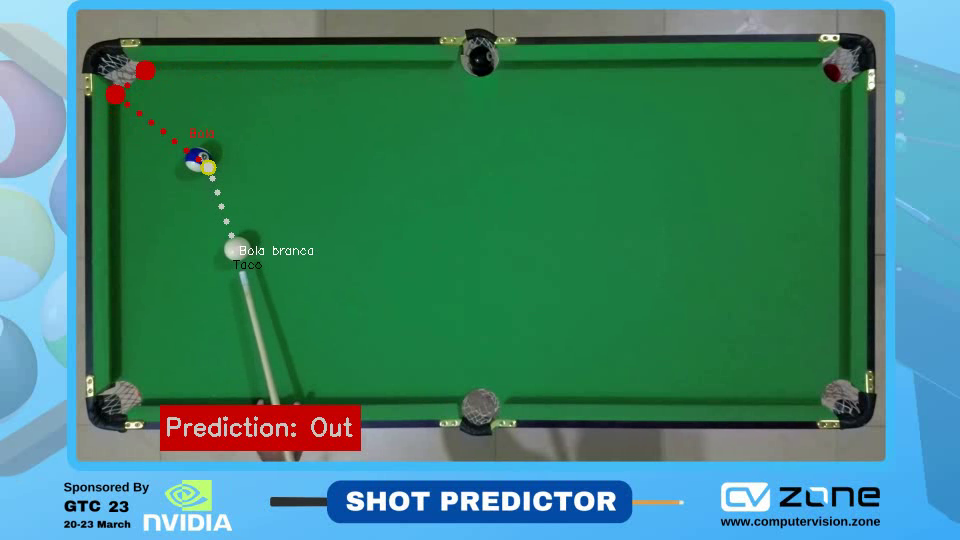
#> input picture frame 10 of resources/shotsProcessed.mp4, 960 x 540 px, given in place of shots.mp4, which was not available
$ python main.py
#> lines starting #> are read from the running program, lines starting #| are printed output that depends on the picture; after the words box and inside, x2 and y2 are one past the last pixel; in counts of white or black regions, pixels touching at a corner belong together; pictures that were not available may be replaced by others from this repository, and a replacement may not be noted
import cv2
import math
import numpy as np

# General funcions
# [11 lines left out: function getCosSin, not called in this run]

def colorFilter(img, lower, upper):
    imgHSV = cv2.cvtColor(img,cv2.COLOR_BGR2HSV)
    mask = cv2.inRange(imgHSV,lower,upper)
    imgFiltered = cv2.bitwise_and(img,img,mask=mask)
    return imgFiltered

def imgProcessing(img):
    imgGray = cv2.cvtColor(img, cv2.COLOR_BGR2GRAY)
    imgBlur = cv2.GaussianBlur(imgGray, (7,7), 2)
    imgCanny = cv2.Canny(imgBlur, 50, 50)
    return imgCanny

# Function to get the position of the holes
def findHoles():
    holes = [
        [15, 40, 65, 85],
        [372, 35, 412, 75],
        [725, 39, 795, 78],
        [25, 372, 74, 408],
        [377, 376, 420, 413],
        [725, 368, 795, 410]
    ]
    return holes

# Function to find the position of the cue
def findTaco(img):
    # Processing
    croppedImg = img[90:, :]
    lower = np.array([77,44,159])
    upper = np.array([100,89,213])
    kernel = np.ones((5,5),np.uint8)
    imgFiltered = colorFilter(croppedImg, lower, upper)
    imgProcessed = imgProcessing(imgFiltered)
    dial = cv2.dilate(imgProcessed, kernel, iterations=1)
    thres = cv2.erode(dial, kernel, iterations=1)
    # Find contours
    contours, hierarchy = cv2.findContours(thres, cv2.RETR_EXTERNAL, cv2.CHAIN_APPROX_NONE)
    maxArea = -1
    taco = []
    for i in contours:
        area = cv2.contourArea(i)
        if area > 20 and area < 150:
            cv2.drawContours(imgFiltered, i, -1, (172, 0, 196), 2)
            peri = cv2.arcLength(i, True)
            approx = cv2.approxPolyDP(i, 0.02*peri, True)
            objCor = len(approx)
            x, y, w, h = cv2.boundingRect(approx)
            cv2.putText(imgFiltered, f"{w}, {h}" ,(x+w//2, y+h//2-10),cv2.FONT_HERSHEY_COMPLEX, 0.7, (255,255,255), 1)
            cv2.putText(imgFiltered, f"{area}" ,(x+w//2, y+h//2+15),cv2.FONT_HERSHEY_COMPLEX, 0.7, (255,255,255), 1)
            if objCor > 2:
                # Find the cue
                if w < 18 and w > 5 and h < 18 and h > 5:
                    if area > maxArea:
                        maxArea = area
                        taco = [x, y+90, w, h]
    if taco:
        cv2.rectangle(imgFiltered, (taco[0], taco[1]-90), (taco[0]+taco[2], taco[1]-90+taco[3]), (255,255,255), 2)
        cv2.putText(imgCropped, "Taco", (taco[0]+(taco[2]//2)-10, taco[1]+(taco[3]//2)-10), cv2.FONT_HERSHEY_SIMPLEX, 0.4,  (0,0,0), 1)
        return taco
    #return imgFiltered

# Function to find the position of the cue ball
def findCueBall(img):
    # Processing
    croppedImg = img[56:383, 38:757]
    lower = np.array([40,9,107])
    upper = np.array([72,96,210])
    imgFiltered = colorFilter(croppedImg, lower, upper)
    imgProcessed = imgProcessing(imgFiltered)
    # Find the contours
    contours, hierarchy = cv2.findContours(imgProcessed, cv2.RETR_EXTERNAL, cv2.CHAIN_APPROX_NONE)
    for i in contours:
        area = cv2.contourArea(i)
        if area > 400 and area < 500:
            cv2.drawContours(imgFiltered, i, -1, (172, 0, 196), 2)
            peri = cv2.arcLength(i, True)
            approx = cv2.approxPolyDP(i, 0.02*peri, True)
            objCor = len(approx)
            x, y, w, h = cv2.boundingRect(approx)
            # Find the ball
            if objCor >= 8:
                cv2.putText(imgCropped, "Bola branca", (x+(w//2)+40, y+(h//2)+61), cv2.FONT_HERSHEY_SIMPLEX, 0.4,  (255,255,255), 1)
                return [x+38, y+56, w, h]

# Function to find the position of the colored balls
def findColoredBalls(img):
    # Processing
    croppedImg = img[110:375, 38:770]
    kernel = np.ones((5,5),np.uint8)
    # Define HSV filters
    lowerValues = [[13,133,132], [74, 33, 71], [61, 36, 70], [82, 71, 72], [0, 98, 70], [61, 36, 70], [120,53,116], [0, 0, 0]]
    upperValues = [[66,255,255], [123, 255, 255], [79, 232, 255], [125, 255, 255], [17, 255, 255], [79, 232, 255], [179,255,255], [179, 255, 255]]
    filteredImgs = []
    for x in range(8):
        lower = np.array(lowerValues[x])
        upper = np.array(upperValues[x])
        filteredImgs.append(colorFilter(croppedImg, lower, upper))
    for f_img in filteredImgs:
        imgProcessed = imgProcessing(f_img)
        ballCount = 0
        foundBalls = []
        dial = cv2.dilate(imgProcessed, kernel, iterations=1)
        thres = cv2.erode(dial, kernel, iterations=1)
        # Find the countors
        contours, hierarchy = cv2.findContours(thres, cv2.RETR_EXTERNAL, cv2.CHAIN_APPROX_NONE)
        for i in contours:
            area = cv2.contourArea(i)
            if area > 50 and area < 520:
                cv2.drawContours(f_img, i, -1, (172, 0, 196), 1)
                peri = cv2.arcLength(i, True)
                approx = cv2.approxPolyDP(i, 0.02*peri, True)
                objCor = len(approx)
                x, y, w, h = cv2.boundingRect(approx)
                if objCor > 7 and objCor < 14:
                    # Find the colored balls
                    #cv2.putText(f_img, f"{w}", (x, y-15), cv2.FONT_HERSHEY_TRIPLEX, 0.9, (255,255,255), 1)
                    #cv2.putText(f_img, f"{h}", (x+w, y+(h//2)+15), cv2.FONT_HERSHEY_TRIPLEX, 0.9, (255,255,255), 1)
                    if h > 15 and h < 38 and w > 15 and w < 38 and (w-h) > -7 and (w-h) < 7:
                        ballCount += 1
                        foundBalls.append([x, y, w, h])
                        cv2.circle(f_img, (x+w//2,y+h//2), (w//2), (255,255,0), 2)
                        cv2.putText(f_img, "Bola", (x+(w//2)-10, y+(h//2)-10), cv2.FONT_HERSHEY_COMPLEX, 0.8,  (255,255,255), 1)
        cv2.putText(f_img, f"Ball count: {ballCount}", (15, 25), cv2.FONT_HERSHEY_SIMPLEX, 0.9,  (255,255,255), 2)
        if ballCount == 1:
            x, y, w, h, r = foundBalls[0][0], foundBalls[0][1], foundBalls[0][2], foundBalls[0][3], (foundBalls[0][2]//2 + foundBalls[0][3]//2)//2
            if r >= 15:
                r = 14
            cv2.putText(imgCropped, "Bola", (x+(w//2)+28, y+(h//2)+88), cv2.FONT_HERSHEY_SIMPLEX, 0.4,  (0,0,255), 1)
            return [x+38, y+110, w, h, r]
    #coloredBalls = stackImages(0.46, [[filteredImgs[0], filteredImgs[1], filteredImgs[2], filteredImgs[3]], [filteredImgs[4], filteredImgs[5], filteredImgs[6], filteredImgs[7]]])
    #return coloredBalls

# Function to detect the point of the cue that hits the ball
# [212 lines left out: functions getHitPoint, drawResult, lineEquation, dottedLine, detectCollision, bouncePrediction and 2 more, not called in this run]

# Initialize variables
cap = cv2.VideoCapture("resources/shots.mp4")
frameWidth = 960
frameHeight = 540
size = (frameWidth, frameHeight)

result = cv2.VideoWriter('resources/shotsProcessed.mp4', cv2.VideoWriter_fourcc(*'mp4v'), 20, size)

holes = findHoles()
hitPoints = []
averageRadius = []
lastSpot = []
prediction = True
possibleOutcomes = []
frameId = 1

shotIndex = 1

# Start program
while True:
    success, frame = cap.read()
#> frame is the input picture: shape (540, 960, 3); mean B, G, R 111.8, 131.1, 62.3
    imgRaw = cv2.resize(frame, (frameWidth, frameHeight))
    imgCropped = imgRaw[10:460,80:881]
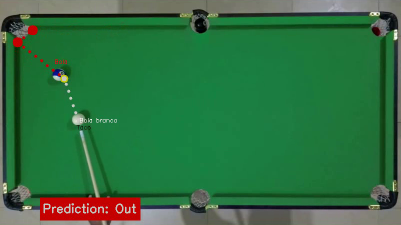
#> imgCropped: shape (450, 801, 3) (shown at 1/2 size); mean B, G, R 64.7, 112.2, 47.2

    # Detect the objects
    taco = findTaco(imgCropped)
#> in colorFilter, `mask = cv2.inRange(imgHSV,lower,upper)`:
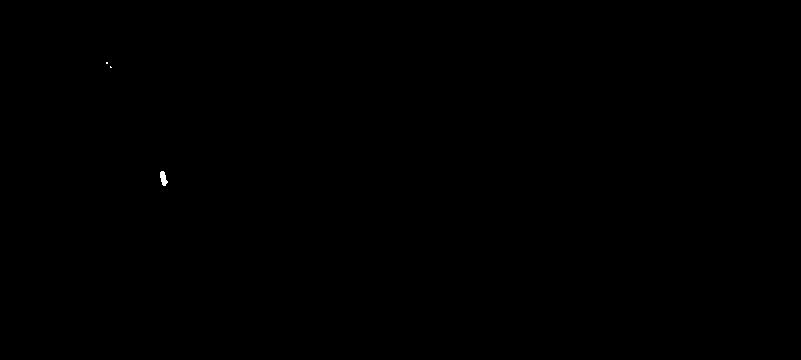
#> mask: shape (360, 801); 0.03% white; 3 white regions (2 under 20 px), largest, box (x1, y1, x2, y2) and area: (160, 171, 168, 186) 77
#> in findTaco, `contours, hierarchy = cv2.findContours(thres, cv2.RETR_EXTERNAL, cv2.C..`: contours = 2 contours; box (x1, y1, x2, y2) and area: (160, 171, 167, 186) 66, (104, 60, 114, 70) 46
#> the loop in findTaco, `for i in contours:` made 2 passes
#> (area, peri, objCor, x, y, w, h, maxArea) on pass 1: (66.5, 35.9, 6, 160, 171, 7, 15, 66.5)
#> after the loop in findTaco, `for i in contours:`:
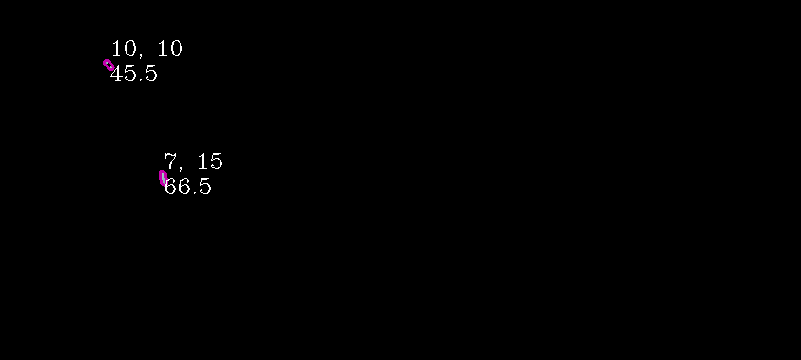
#> imgFiltered: shape (360, 801, 3); mean B, G, R 0.7, 0.6, 0.7
#> after the loop in findTaco, `for i in contours:`: maxArea = 66.5
#> taco = [160, 261, 7, 15]
    cueBall = findCueBall(imgCropped)
#> in findCueBall, `croppedImg = img[56:383, 38:757]`:
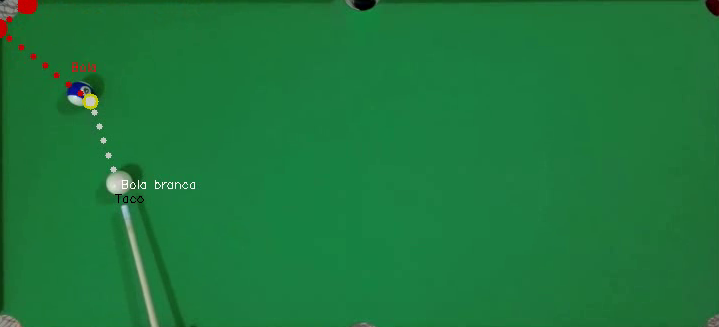
#> croppedImg: shape (327, 719, 3); mean B, G, R 60.3, 120.3, 29
#> in imgProcessing (call 2), `imgCanny = cv2.Canny(imgBlur, 50, 50)`:
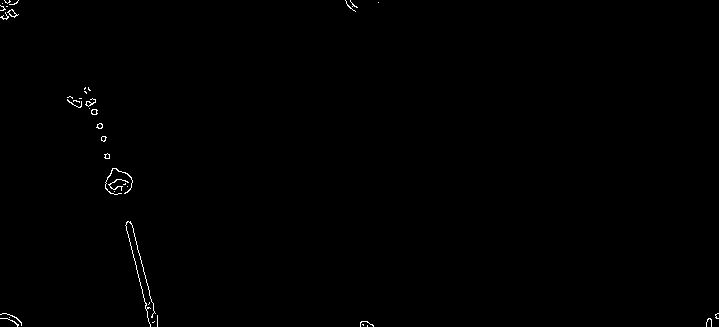
#> imgCanny: shape (327, 719); 0.34% white in thin lines or dots
#> in findCueBall, `contours, hierarchy = cv2.findContours(imgProcessed, cv2.RETR_EXTERNAL..`: contours = 40 contours, 35 with area under 20; largest, box (x1, y1, x2, y2) and area: (7, 9, 19, 18) 38, (91, 109, 98, 115) 26, (85, 98, 96, 107) 23, (105, 168, 133, 195) 22, (96, 123, 103, 129) 22
#> the loop in findCueBall, `for i in contours:` made 40 passes
#> area on passes 17, 20, 21, 25, 32: 22.5, 22.5, 26, 23, 38
    coloredBalls = findColoredBalls(imgCropped)
#> in findColoredBalls, `croppedImg = img[110:375, 38:770]`:
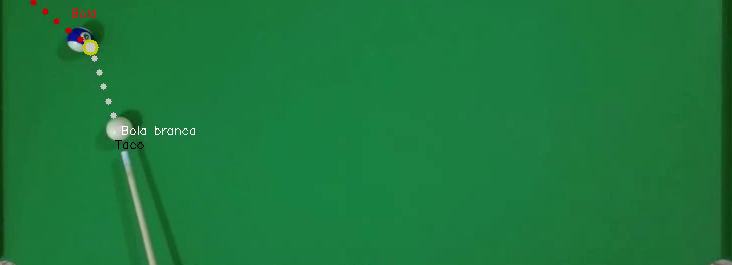
#> croppedImg: shape (265, 732, 3); mean B, G, R 60.9, 120.9, 28.5
#> after the loop in findColoredBalls, `for x in range(8):`: filteredImgs = 8 items
#> the loop in findColoredBalls, `for f_img in filteredImgs:` made 1 pass
#> (x, y, w, h) on pass 1: (81, 38, 19, 18)
#> pass 1, in findColoredBalls, `dial = cv2.dilate(imgProcessed, kernel, iterations=1)`:
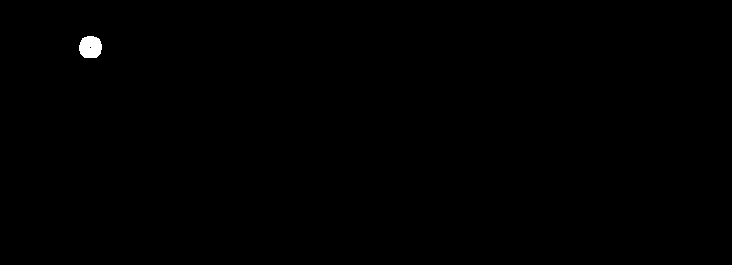
#> dial: shape (265, 732); 0.22% white; 1 white region, box (x1, y1, x2, y2) and area: (79, 36, 102, 58) 421
#> coloredBalls = [119, 148, 19, 18, 9]
    #filterImg = findColoredBalls(imgCropped)

    # Start the calculations
    if taco and cueBall and coloredBalls:
        if not(lastSpot):
            lastSpot.append([cueBall[0]+cueBall[2]//2, cueBall[1]+cueBall[3]//2])
            lastSpot.append([cueBall[0]+cueBall[2]//2, cueBall[1]+cueBall[3]//2])
        else:
            lastSpot.append([cueBall[0]+cueBall[2]//2, cueBall[1]+cueBall[3]//2])

        difference = lambda a, b : math.sqrt(math.pow(a[0]-b[0], 2)+math.pow(a[1]-b[1], 2))
        if difference(lastSpot[-1], lastSpot[-2]) >= 2 or frameId >= 1160:
            prediction = False
            mostLikely = {}
            count = 0
            for outcome in possibleOutcomes:
                 if outcome == None:
                     pass
                 else:
                    if possibleOutcomes.count(outcome) > count:
                        count = possibleOutcomes.count(outcome)
                        mostLikely = outcome

            print("Most likely: ", mostLikely, count)
            drawResult(mostLikely['paths'], mostLikely['color'], mostLikely['prediction'], True, (count/len(possibleOutcomes))*100)

            cv2.putText(imgRaw, f"Bola em movimento", (10,25), cv2.FONT_HERSHEY_PLAIN, 1.3, (0,0,0), 2)

        elif len(lastSpot) > 2:
            if difference(lastSpot[-2], lastSpot[-3]) >= 2 and difference(lastSpot[-1], lastSpot[-2]) < 2:
                prediction = True
                hitPoints = []
                possibleOutcomes = []
                shotIndex += 1

        if prediction:
            print("\nTacada: ", shotIndex)
            hitPoint = getHitPoint(taco, cueBall, averageRadius, hitPoints)
            resultado = shotPrediction(hitPoint, cueBall, coloredBalls, holes)
            possibleOutcomes.append(resultado)
    elif not(prediction):
        drawResult(mostLikely['paths'], mostLikely['color'], mostLikely['prediction'], True, (count/len(possibleOutcomes))*100)

    frameId +=1

    # Write video
    cv2.imshow("Result", imgRaw)
    result.write(imgRaw)
    if cv2.waitKey(75) & 0xFF == ord('q'):
#> (key q is pressed here)
        break

# Save video
result.release()

$ run again, starting later in the video
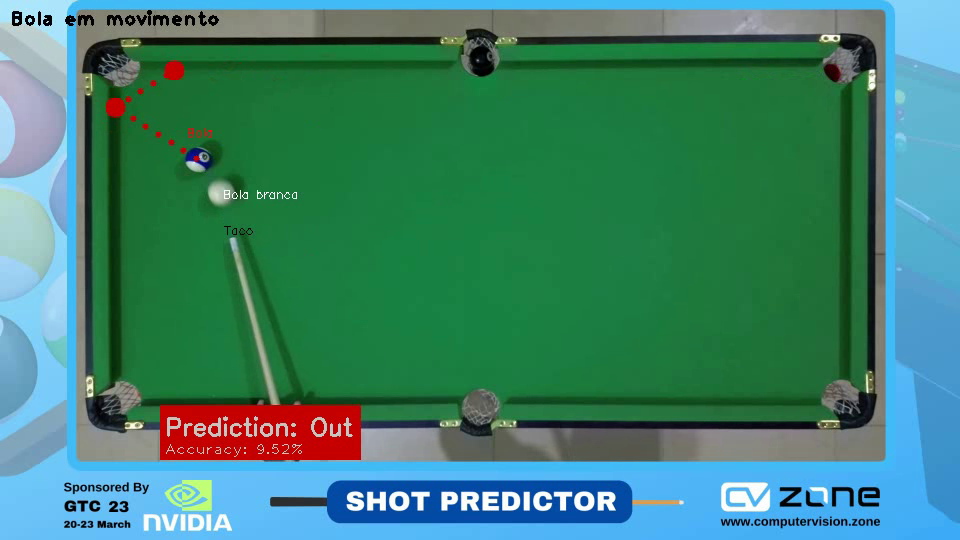
#> input picture frame 47 of resources/shotsProcessed.mp4, 960 x 540 px, given in place of shots.mp4, which was not available
#> frame is the input picture: shape (540, 960, 3); mean B, G, R 111.2, 130.2, 62.1
#> imgHSV: shape (360, 801, 3); mean H, S, V 67.4, 177.4, 119.2
#> mask: shape (360, 801); 0.02% white in thin lines or dots, all inside (x1, y1, x2, y2) = (106, 62, 157, 152)
#> imgCanny: shape (360, 801); 0.02% white in thin lines or dots, all inside (x1, y1, x2, y2) = (104, 60, 158, 153)
#> in findTaco, `contours, hierarchy = cv2.findContours(thres, cv2.RETR_EXTERNAL, cv2.C..`: contours = 2 contours; box (x1, y1, x2, y2) and area: (148, 137, 158, 153) 74, (104, 60, 110, 66) 20
#> the loop in findTaco, `for i in contours:` made 2 passes
#> (area, peri, objCor, x, y, w, h, maxArea) on pass 1: (74, 39.8, 9, 148, 137, 10, 16, 74)
#> after the loop in findTaco, `for i in contours:`: maxArea = 74
#> `taco = findTaco(imgCropped)`: taco = [148, 227, 10, 16]
#> imgHSV: shape (327, 719, 3); mean H, S, V 70.2, 195.4, 120.7
#> mask: shape (327, 719); 0.77% white; 23 white regions (16 under 20 px), largest, box (x1, y1, x2, y2) and area: (115, 182, 159, 327) 1055, (90, 115, 116, 140) 444, (0, 315, 21, 326) 50
#> imgGray: shape (327, 719)
#> imgBlur: shape (327, 719)
#> imgCanny: shape (327, 719); 0.32% white in thin lines or dots
#> in findCueBall, `contours, hierarchy = cv2.findContours(imgProcessed, cv2.RETR_EXTERNAL..`: contours = 22 contours, 19 with area under 20; largest, box (x1, y1, x2, y2) and area: (90, 115, 117, 139) 488, (0, 0, 23, 22) 34, (86, 89, 92, 95) 22
#> the loop in findCueBall, `for i in contours:` made 13 passes
#> (area, peri, objCor, x, y, w, h) on pass 13: (488, 83.94, 8, 90, 115, 27, 24)
#> cueBall = [128, 171, 27, 24]
#> after the loop in findColoredBalls, `for x in range(8):`: filteredImgs = 8 items
#> the loop in findColoredBalls, `for f_img in filteredImgs:` made 2 passes
#> (x, y, w, h) on pass 2: (64, 27, 32, 28)
#> after the loop in findColoredBalls, `for f_img in filteredImgs:`:
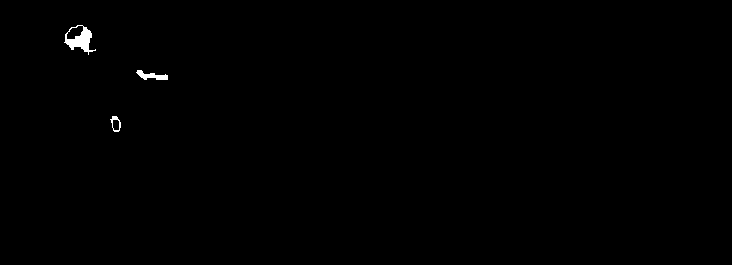
#> thres: shape (265, 732); 0.33% white; 3 white regions, box (x1, y1, x2, y2) and area: (64, 25, 96, 55) 400, (136, 70, 168, 80) 163, (110, 116, 121, 132) 68
#> coloredBalls = [102, 137, 32, 28, 14]
#> cueBallX = 141
#> cueBallY = 183
#> the loop in getHitPoint, `for r in averageRadius:` made 1 pass
#> after the loop in getHitPoint, `for r in averageRadius:`: radius = 6
#> in getHitPoint, `oX = taco[0]+taco[2]//2`: oX = 153
#> in getHitPoint, `oY = taco[1]+taco[3]//2`: oY = 235
#> the loop in getHitPoint, `for ang in range(0, 360):` made 360 passes
#> after the loop in getHitPoint, `for ang in range(0, 360):`: tacoPoints = 360 pairs, first value 147 to 159, second value 229 to 241
#> the loop in getHitPoint, `for t_point in tacoPoints:` made 360 passes
#> after the loop in getHitPoint, `for t_point in tacoPoints:`: minDistance = 47.54
#> the loop in getHitPoint, `for point in hitPoints:` made 1 pass
#> after the loop in getHitPoint, `for point in hitPoints:`: sumX = 153; sumY = 229
#> `hitPoint = getHitPoint(taco, cueBall, averageRadius, hitPoints)`: hitPoint = [153, 229]
#> m1 = 3.83; n1 = -357.5
#> x_last = 118
#> y1 = 94
#> the loop in shotPrediction, `for x in range(cueBall[0]+cueBall[2]//2, x_last, step):` made 23 passes
#> after the loop in shotPrediction, `for x in range(cueBall[0]+cueBall[2]//2, x_last, step):`: points = [[141, 183], [140, 179], [139, 175], [138, 171], [137, 167], [136, 163], [135, 160], [134, 156], [133, 152], [132, 148], [131, 144], [130, 140], [129, 137], [128, 133], [127, 129], [126, 125], [125, 121], [124, 117], [123, 114], [122, 110], [121, 106], [120, 102], [119, 98]]
#> the loop in shotPrediction, `for point in points:` made 5 passes
#> (printed output is left out)
#> `cv2.imshow("Result", imgRaw)`:
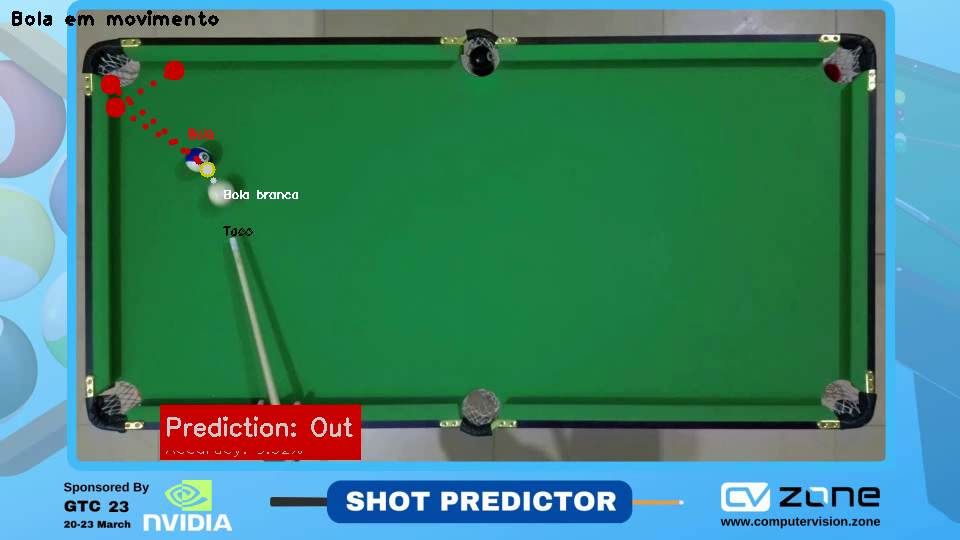
#> window 'Result': shape (540, 960, 3); mean B, G, R 111.2, 130.1, 62.5
